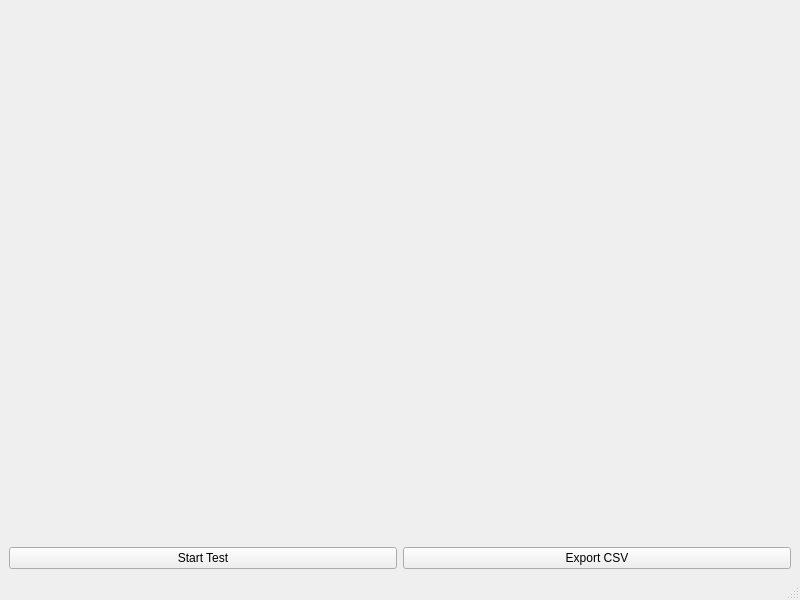
<?xml version="1.0" encoding="UTF-8"?>
<ui version="4.0">
 <class>MainWindow</class>
 <widget class="QMainWindow" name="MainWindow">
  <property name="geometry">
   <rect><x>0</x><y>0</y><width>800</width><height>600</height></rect>
  </property>
  <property name="windowTitle"><string>Encryption Performance Comparison</string></property>

  <widget class="QWidget" name="centralwidget">
   <layout class="QVBoxLayout" name="verticalLayout">

    <!-- The chart area -->
    <item>
     <widget class="QWidget" name="chartWidget" native="true">
      <layout class="QVBoxLayout" name="chartLayoutContainer">
       <item>
        <layout class="QVBoxLayout" name="chartLayout"/>
       </item>
      </layout>
     </widget>
    </item>

    <!-- A horizontal layout for our two buttons -->
    <item>
     <layout class="QHBoxLayout" name="buttonLayout">
      <item>
       <widget class="QPushButton" name="startButton">
        <property name="text"><string>Start Test</string></property>
       </widget>
      </item>
      <item>
       <widget class="QPushButton" name="exportButton">
        <property name="text"><string>Export CSV</string></property>
       </widget>
      </item>
     </layout>
    </item>

   </layout>
  </widget>

  <widget class="QMenuBar" name="menubar"/>
  <widget class="QStatusBar" name="statusbar"/>
 </widget>
 <resources/>
 <connections/>
</ui>
